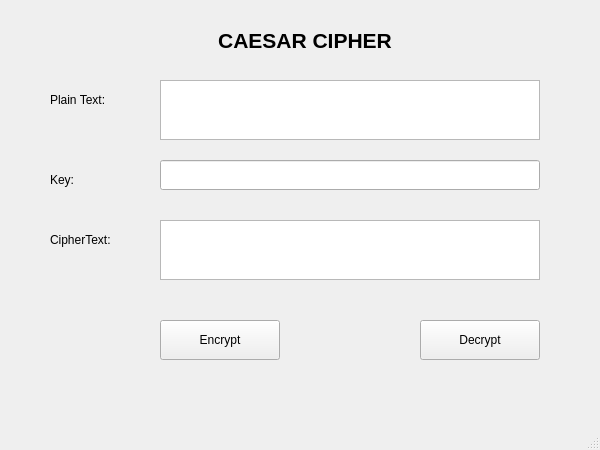
<?xml version="1.0" encoding="UTF-8"?>
<ui version="4.0">
 <class>MainWindow</class>
 <widget class="QMainWindow" name="MainWindow">
  <property name="geometry">
   <rect>
    <x>0</x>
    <y>0</y>
    <width>600</width>
    <height>450</height>
   </rect>
  </property>
  <property name="windowTitle">
   <string>CAESAR CIPHER</string>
  </property>
  <widget class="QWidget" name="centralwidget">
   <widget class="QLabel" name="label">
    <property name="geometry">
     <rect>
      <x>180</x>
      <y>20</y>
      <width>250</width>
      <height>40</height>
     </rect>
    </property>
    <property name="font">
     <font>
      <pointsize>16</pointsize>
      <weight>75</weight>
      <bold>true</bold>
     </font>
    </property>
    <property name="text">
     <string>CAESAR CIPHER</string>
    </property>
    <property name="alignment">
     <set>Qt::AlignCenter</set>
    </property>
   </widget>
   <widget class="QLabel" name="label_2">
    <property name="geometry">
     <rect>
      <x>50</x>
      <y>90</y>
      <width>100</width>
      <height>20</height>
     </rect>
    </property>
    <property name="text">
     <string>Plain Text:</string>
    </property>
   </widget>
   <widget class="QTextEdit" name="txt_plain_text">
    <property name="geometry">
     <rect>
      <x>160</x>
      <y>80</y>
      <width>380</width>
      <height>60</height>
     </rect>
    </property>
   </widget>
   <widget class="QLabel" name="label_3">
    <property name="geometry">
     <rect>
      <x>50</x>
      <y>170</y>
      <width>100</width>
      <height>20</height>
     </rect>
    </property>
    <property name="text">
     <string>Key:</string>
    </property>
   </widget>
   <widget class="QLineEdit" name="txt_key">
    <property name="geometry">
     <rect>
      <x>160</x>
      <y>160</y>
      <width>380</width>
      <height>30</height>
     </rect>
    </property>
   </widget>
   <widget class="QLabel" name="label_4">
    <property name="geometry">
     <rect>
      <x>50</x>
      <y>230</y>
      <width>100</width>
      <height>20</height>
     </rect>
    </property>
    <property name="text">
     <string>CipherText:</string>
    </property>
   </widget>
   <widget class="QTextEdit" name="txt_cipher_text">
    <property name="geometry">
     <rect>
      <x>160</x>
      <y>220</y>
      <width>380</width>
      <height>60</height>
     </rect>
    </property>
   </widget>
   <widget class="QPushButton" name="btn_encrypt">
    <property name="geometry">
     <rect>
      <x>160</x>
      <y>320</y>
      <width>120</width>
      <height>40</height>
     </rect>
    </property>
    <property name="text">
     <string>Encrypt</string>
    </property>
   </widget>
   <widget class="QPushButton" name="btn_decrypt">
    <property name="geometry">
     <rect>
      <x>420</x>
      <y>320</y>
      <width>120</width>
      <height>40</height>
     </rect>
    </property>
    <property name="text">
     <string>Decrypt</string>
    </property>
   </widget>
  </widget>
  <widget class="QMenuBar" name="menubar"/>
  <widget class="QStatusBar" name="statusbar"/>
 </widget>
 <resources/>
 <connections/>
</ui>
